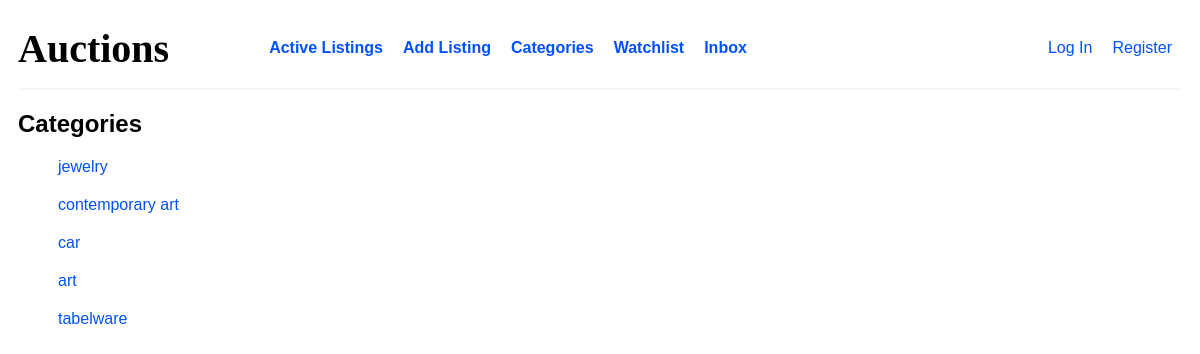
The page /category on the database its author committed.
### auctions/models.py (models this page shows, shortened)
class Listing(models.Model):
    itemName = models.CharField(max_length=360)
    itemImgURL = models.CharField(max_length=2083)
    itemDescription = models.TextField()
    currentBid = models.IntegerField()
    owner = models.ForeignKey(User, on_delete=models.CASCADE, related_name='myListings')
    createdDate = models.DateTimeField(default=datetime.now)
    category = models.CharField(max_length=124)

### auctions/views.py (the view)
# urls.py: path('category', views.categoryPage, name='categoryPage'),
def categoryPage(req):
    res = set()
    listings = Listing.objects.all()
    for item in listings:
        res.add(item.category)
    return render(req, 'auctions/category/index.html', {
        'res': res
    })

### auctions/templates/auctions/category/index.html (shortened to what this page needs)
{% extends "auctions/layout.html" %} {% block body %}
<h2>Categories</h2>
<div class="category-container">
	<dl>
		{% for categoryType in res %}
		<dd><a href="{% url 'auctions:categoryFilter' categoryType %}">{{categoryType}}</a></dd>
		{% endfor %}
	</dl>
</div>
{% endblock %}

### auctions/static/auctions/styles.css (style rules this page uses)
body { padding: 10px; font-family: Helvetica, sans-serif; }

### rows shown on the page
Listing: res "jewelry"
Listing: res "contemporary art"
Listing: res "car"
Listing: res "art"
Listing: res "tabelware"
